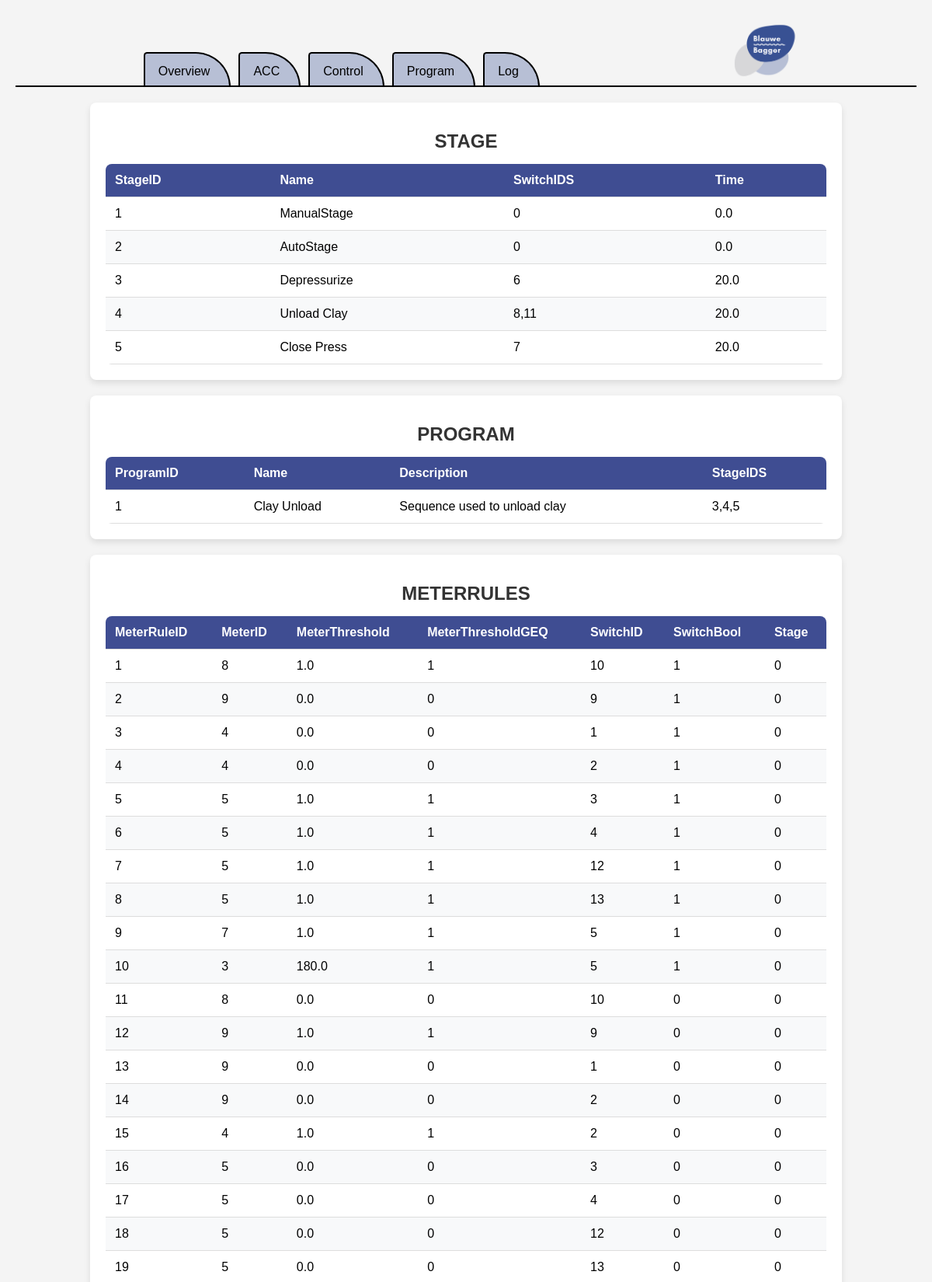
The page /tableview (upper part) on the database its author committed.
### tables this page shows
CREATE TABLE STAGE (
    StageID INTEGER PRIMARY KEY AUTOINCREMENT,
    Name TEXT NOT NULL,
    SwitchIDS TEXT,
    Time REAL NOT NULL
);

CREATE TABLE PROGRAM (
    ProgramID INTEGER PRIMARY KEY AUTOINCREMENT,
    Name TEXT NOT NULL,
    Description TEXT,
    StageIDS TEXT NOT NULL
);

CREATE TABLE METERRULES (
    MeterRuleID INTEGER PRIMARY KEY AUTOINCREMENT,
    MeterID INTEGER,
    MeterThreshold REAL NOT NULL,
    MeterThresholdGEQ INTEGER NOT NULL,
    SwitchID INTEGER,
    SwitchBool INTEGER NOT NULL,
    Stage INTEGER NOT NULL,
    FOREIGN KEY (MeterID) REFERENCES METER(MeterID)
    FOREIGN KEY (SwitchID) REFERENCES SWITCH(SwitchID)
);

### server/server.py (the view)
@app.route("/tableview")
def tableview():
    tables = []
    for tableName in tableNames:
        tables.append(sF.getTable(tableName,0))
    return render_template('tableview.html',tables=tables,tableNames=tableNames)

### server/serverFunctions/getTable.py (called while the page is built)
def getTable(table,add):
    db = sqlite3.connect('../data/machine.db',timeout=5)
    cs = db.execute('SELECT * FROM ' + table)
    ns = [description[0] for description in cs.description]
    result = []
    rows = 1;
    for ci in cs:
        result.append(dict(zip(ns,ci)))
        rows = rows + 1
    if add:
        if table != "MACHINESTATUS" and table != "FORCE":
            result.append(dict(zip(ns,[rows]+[None]*len(ns))))
    else:
        if not result:
            result.append(dict(zip(ns,[rows]+[None]*len(ns))))
    db.close()
    return result

### server/templates/tableview.html
{% extends "layout.html" %}
{% block main %}
	{% for table in tables %}
		<div class="table-container">
			<h1>{{ tableNames[loop.index-1] }}</h1>
                	<table>
                        	<thead>
                                	<tr>
					{% for key, value in table[0].items() %}
                                        	        <th>{{key}}</th>
                                 	       {% endfor %}
                                	</tr>
                       		</thead>
                        	<tbody>
                                	{% for item in table %}
                                        	<tr>
                                                	{% for key, value in item.items() %}
                                                	        <td>{{value}}</th>
                                        	        {% endfor %}
                                	        </tr>
                        	        {% endfor %}
                	        </tbody>
        	        </table>
	        </div>
	{% endfor %}
{% endblock %}

### server/static/styles.css (style rules this page uses)
.table-container { width: 80%; margin: 20px auto; padding: 20px; background: #fff; box-shadow: 0 4px 8px rgba(0, 0, 0, 0.1); border-radius: 8px; }
h1 { text-align: center; font-size: 1.5rem; margin-bottom: 15px; color: #333; }
.table-container table { width: 100%; border-collapse: collapse; overflow: hidden; border-radius: 8px; }
.table-container thead { background: #3F4D92; color: #fff; }
.table-container th, .table-container td { padding: 12px; text-align: left; border-bottom: 1px solid #ddd; }
.table-container tbody tr:nth-child(even) { background: #f8f9fa; }
h1 { text-align: center; }

### rows shown on the page
STAGE: key "Name", key "Time", item "1" "0", Name "ManualStage", Time "0.0"
STAGE: item "2" "0", Name "AutoStage", Time "0.0"
STAGE: item "3" "6", Name "Depressurize", Time "20.0"
STAGE: item "4", Name "Unload Clay", SwitchIDS "8,11", Time "20.0"
STAGE: item "5" "7", Name "Close Press", Time "20.0"
PROGRAM: key "Name", key "Description", key "StageIDS", item "1", Name "Clay Unload", Description "Sequence used to unload clay", StageIDS "3,4,5"
METERRULES: key "MeterThreshold", item "1" "8" "1" "10" "1" "0", MeterThreshold "1.0"
METERRULES: item "2" "9" "0" "9" "1" "0", MeterThreshold "0.0"
METERRULES: item "3" "4" "0" "1" "1" "0", MeterThreshold "0.0"
METERRULES: item "4" "4" "0" "2" "1" "0", MeterThreshold "0.0"
METERRULES: item "5" "5" "1" "3" "1" "0", MeterThreshold "1.0"
METERRULES: item "6" "5" "1" "4" "1" "0", MeterThreshold "1.0"
METERRULES: item "7" "5" "1" "12" "1" "0", MeterThreshold "1.0"
METERRULES: item "8" "5" "1" "13" "1" "0", MeterThreshold "1.0"
METERRULES: item "9" "7" "1" "5" "1" "0", MeterThreshold "1.0"
METERRULES: item "10" "3" "1" "5" "1" "0", MeterThreshold "180.0"
METERRULES: item "11" "8" "0" "10" "0" "0", MeterThreshold "0.0"
METERRULES: item "12" "9" "1" "9" "0" "0", MeterThreshold "1.0"
METERRULES: item "13" "9" "0" "1" "0" "0", MeterThreshold "0.0"
METERRULES: item "14" "9" "0" "2" "0" "0", MeterThreshold "0.0"
METERRULES: item "15" "4" "1" "2" "0" "0", MeterThreshold "1.0"
METERRULES: item "16" "5" "0" "3" "0" "0", MeterThreshold "0.0"
METERRULES: item "17" "5" "0" "4" "0" "0", MeterThreshold "0.0"
METERRULES: item "18" "5" "0" "12" "0" "0", MeterThreshold "0.0"
METERRULES: item "19" "5" "0" "13" "0" "0", MeterThreshold "0.0"

### other values the page prints
{{ tableNames[loop.index-1] }} "STAGE" "PROGRAM" "METERRULES"
{{ key }} "StageID" "SwitchIDS" "ProgramID" "MeterRuleID" "MeterID" "MeterThresholdGEQ" "SwitchID" "SwitchBool" "Stage"
